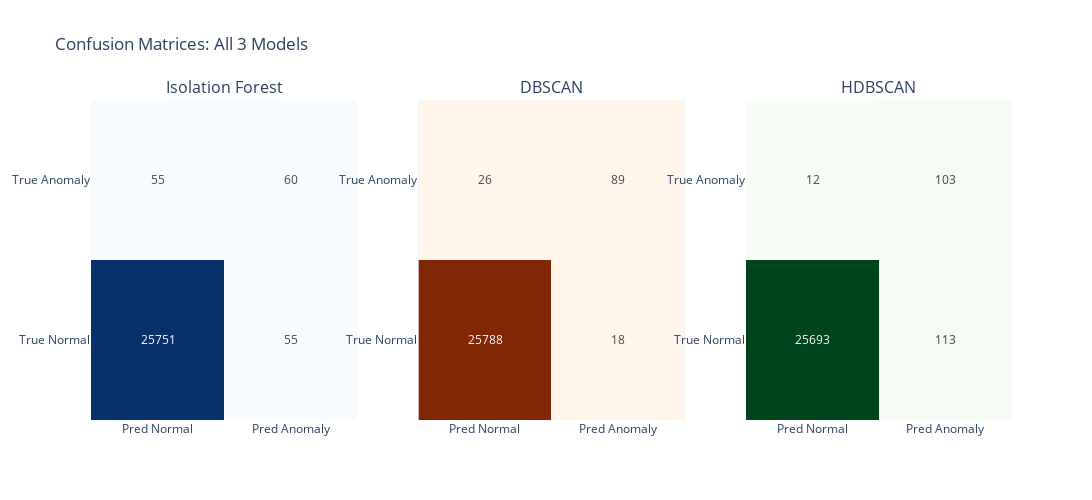

Notebook code for this chart:
### Code cell
# Visualize confusion matrices for all 3 models.
fig = make_subplots(
    rows=1, cols=3,
    subplot_titles=('Isolation Forest', 'DBSCAN', 'HDBSCAN'),
    specs=[[{'type': 'heatmap'}, {'type': 'heatmap'}, {'type': 'heatmap'}]]
)

fig.add_trace(
    go.Heatmap(
        z=cm_iso,
        x=['Pred Normal', 'Pred Anomaly'],
        y=['True Normal', 'True Anomaly'],
        text=cm_iso,
        texttemplate='%{text}',
        colorscale='Blues',
        showscale=False
    ),
    row=1, col=1
)

fig.add_trace(
    go.Heatmap(
        z=cm_dbscan,
        x=['Pred Normal', 'Pred Anomaly'],
        y=['True Normal', 'True Anomaly'],
        text=cm_dbscan,
        texttemplate='%{text}',
        colorscale='Oranges',
        showscale=False
    ),
    row=1, col=2
)

fig.add_trace(
    go.Heatmap(
        z=cm_hdbscan,
        x=['Pred Normal', 'Pred Anomaly'],
        y=['True Normal', 'True Anomaly'],
        text=cm_hdbscan,
        texttemplate='%{text}',
        colorscale='Greens',
        showscale=False
    ),
    row=1, col=3
)

fig.update_layout(
    title='Confusion Matrices: All 3 Models',
    height=500,
    width=1400
)
fig.show()

### Figure 1 — Plotly figure (JSON) as saved in the notebook; plotly's stock layout.template omitted (floating-point values rounded to 4 significant figures)
{"data": [{"colorscale": [[0, "rgb(247,251,255)"], [0.125, "rgb(222,235,247)"], [0.25, "rgb(198,219,239)"], [0.375, "rgb(158,202,225)"], [0.5, "rgb(107,174,214)"], [0.625, "rgb(66,146,198)"], [0.75, "rgb(33,113,181)"], [0.875, "rgb(8,81,156)"], [1, "rgb(8,48,107)"]], "showscale": false, "text": [[25751, 55], [55, 60]], "texttemplate": "%{text}", "type": "heatmap", "x": ["Pred Normal", "Pred Anomaly"], "xaxis": "x", "y": ["True Normal", "True Anomaly"], "yaxis": "y", "z": [[25751, 55], [55, 60]]}, {"colorscale": [[0, "rgb(255,245,235)"], [0.125, "rgb(254,230,206)"], [0.25, "rgb(253,208,162)"], [0.375, "rgb(253,174,107)"], [0.5, "rgb(253,141,60)"], [0.625, "rgb(241,105,19)"], [0.75, "rgb(217,72,1)"], [0.875, "rgb(166,54,3)"], [1, "rgb(127,39,4)"]], "showscale": false, "text": [[25788, 18], [26, 89]], "texttemplate": "%{text}", "type": "heatmap", "x": ["Pred Normal", "Pred Anomaly"], "xaxis": "x2", "y": ["True Normal", "True Anomaly"], "yaxis": "y2", "z": [[25788, 18], [26, 89]]}, {"colorscale": [[0, "rgb(247,252,245)"], [0.125, "rgb(229,245,224)"], [0.25, "rgb(199,233,192)"], [0.375, "rgb(161,217,155)"], [0.5, "rgb(116,196,118)"], [0.625, "rgb(65,171,93)"], [0.75, "rgb(35,139,69)"], [0.875, "rgb(0,109,44)"], [1, "rgb(0,68,27)"]], "showscale": false, "text": [[25693, 113], [12, 103]], "texttemplate": "%{text}", "type": "heatmap", "x": ["Pred Normal", "Pred Anomaly"], "xaxis": "x3", "y": ["True Normal", "True Anomaly"], "yaxis": "y3", "z": [[25693, 113], [12, 103]]}], "layout": {"annotations": [{"font": {"size": 16}, "showarrow": false, "text": "Isolation Forest", "x": 0.1444, "xanchor": "center", "xref": "paper", "y": 1, "yanchor": "bottom", "yref": "paper"}, {"font": {"size": 16}, "showarrow": false, "text": "DBSCAN", "x": 0.5, "xanchor": "center", "xref": "paper", "y": 1, "yanchor": "bottom", "yref": "paper"}, {"font": {"size": 16}, "showarrow": false, "text": "HDBSCAN", "x": 0.8556, "xanchor": "center", "xref": "paper", "y": 1, "yanchor": "bottom", "yref": "paper"}], "height": 500, "title": {"text": "Confusion Matrices: All 3 Models"}, "width": 1400, "xaxis": {"anchor": "y", "domain": [0, 0.2889]}, "xaxis2": {"anchor": "y2", "domain": [0.3556, 0.6444]}, "xaxis3": {"anchor": "y3", "domain": [0.7111, 1]}, "yaxis": {"anchor": "x", "domain": [0, 1]}, "yaxis2": {"anchor": "x2", "domain": [0, 1]}, "yaxis3": {"anchor": "x3", "domain": [0, 1]}}}
